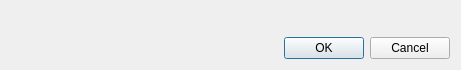
<?xml version="1.0" encoding="UTF-8"?>
<ui version="4.0">
 <class>dsgToolsInstallerDialog</class>
 <widget class="QDialog" name="dsgToolsInstallerDialog">
  <property name="geometry">
   <rect>
    <x>0</x>
    <y>0</y>
    <width>461</width>
    <height>70</height>
   </rect>
  </property>
  <property name="windowTitle">
   <string>Install DsgTools Dialog</string>
  </property>
  <layout class="QGridLayout" name="gridLayout">
   <item row="0" column="0">
    <widget class="SelectFileWidget" name="fileSelector" native="true"/>
   </item>
   <item row="1" column="0">
    <widget class="QDialogButtonBox" name="buttonBox">
     <property name="orientation">
      <enum>Qt::Horizontal</enum>
     </property>
     <property name="standardButtons">
      <set>QDialogButtonBox::Cancel|QDialogButtonBox::Ok</set>
     </property>
    </widget>
   </item>
  </layout>
 </widget>
 <customwidgets>
  <customwidget>
   <class>SelectFileWidget</class>
   <extends>QWidget</extends>
   <header>DsgTools.CustomWidgets.selectFileWidget.h</header>
   <container>1</container>
  </customwidget>
 </customwidgets>
 <resources/>
 <connections>
  <connection>
   <sender>buttonBox</sender>
   <signal>accepted()</signal>
   <receiver>dsgToolsInstallerDialog</receiver>
   <slot>accept()</slot>
   <hints>
    <hint type="sourcelabel">
     <x>248</x>
     <y>254</y>
    </hint>
    <hint type="destinationlabel">
     <x>157</x>
     <y>274</y>
    </hint>
   </hints>
  </connection>
  <connection>
   <sender>buttonBox</sender>
   <signal>rejected()</signal>
   <receiver>dsgToolsInstallerDialog</receiver>
   <slot>reject()</slot>
   <hints>
    <hint type="sourcelabel">
     <x>316</x>
     <y>260</y>
    </hint>
    <hint type="destinationlabel">
     <x>286</x>
     <y>274</y>
    </hint>
   </hints>
  </connection>
 </connections>
</ui>
